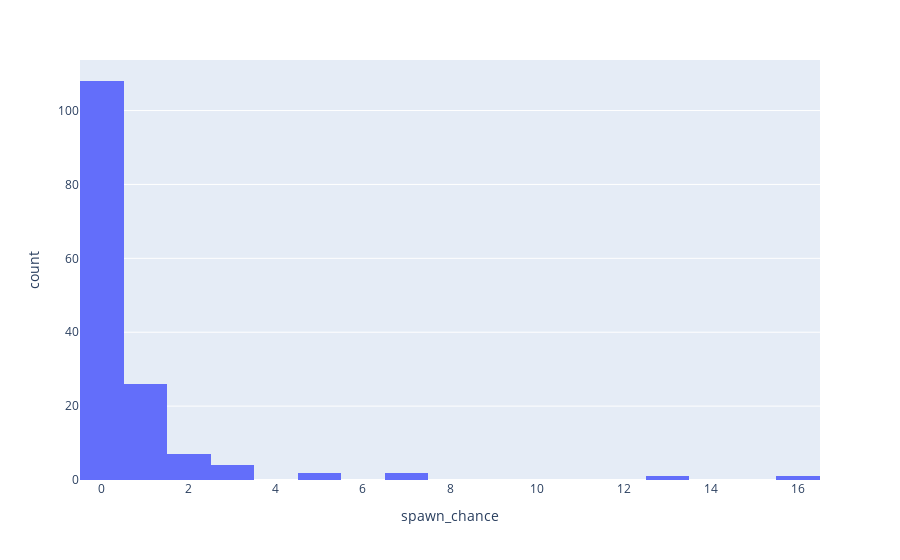

The notebook cell this image was saved under:
### Code cell
import plotly.express as px
fig = px.histogram(df, x="spawn_chance",nbins = 30 )
fig.show()

### Figure 1 — Plotly figure (JSON) as saved in the notebook; plotly's stock layout.template omitted (floating-point values rounded to 4 significant figures; data arrays with more than 128 entries replaced by an {"elided": "..."} marker saying what was removed)
{"data": [{"alignmentgroup": "True", "bingroup": "x", "hovertemplate": "spawn_chance=%{x}<br>count=%{y}<extra></extra>", "legendgroup": "", "marker": {"color": "#636efa", "pattern": {"shape": ""}}, "name": "", "nbinsx": 30, "offsetgroup": "", "orientation": "v", "showlegend": false, "type": "histogram", "x": {"elided": "151 float values"}, "xaxis": "x", "yaxis": "y"}], "layout": {"barmode": "relative", "legend": {"tracegroupgap": 0}, "margin": {"t": 60}, "xaxis": {"anchor": "y", "domain": [0, 1], "title": {"text": "spawn_chance"}}, "yaxis": {"anchor": "x", "domain": [0, 1], "title": {"text": "count"}}}}
